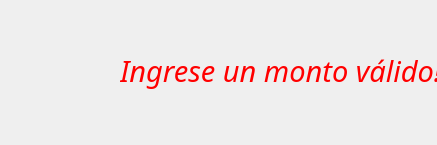
<?xml version="1.0" encoding="UTF-8"?>
<ui version="4.0">
 <class>Dialog</class>
 <widget class="QDialog" name="Dialog">
  <property name="geometry">
   <rect>
    <x>0</x>
    <y>0</y>
    <width>437</width>
    <height>145</height>
   </rect>
  </property>
  <property name="windowTitle">
   <string>Dialog</string>
  </property>
  <widget class="QLabel" name="label">
   <property name="geometry">
    <rect>
     <x>120</x>
     <y>30</y>
     <width>401</width>
     <height>81</height>
    </rect>
   </property>
   <property name="palette">
    <palette>
     <active>
      <colorrole role="WindowText">
       <brush brushstyle="SolidPattern">
        <color alpha="255">
         <red>255</red>
         <green>0</green>
         <blue>0</blue>
        </color>
       </brush>
      </colorrole>
      <colorrole role="Text">
       <brush brushstyle="SolidPattern">
        <color alpha="255">
         <red>255</red>
         <green>0</green>
         <blue>0</blue>
        </color>
       </brush>
      </colorrole>
      <colorrole role="ToolTipText">
       <brush brushstyle="SolidPattern">
        <color alpha="255">
         <red>255</red>
         <green>0</green>
         <blue>0</blue>
        </color>
       </brush>
      </colorrole>
     </active>
     <inactive>
      <colorrole role="WindowText">
       <brush brushstyle="SolidPattern">
        <color alpha="255">
         <red>255</red>
         <green>0</green>
         <blue>0</blue>
        </color>
       </brush>
      </colorrole>
      <colorrole role="Text">
       <brush brushstyle="SolidPattern">
        <color alpha="255">
         <red>255</red>
         <green>0</green>
         <blue>0</blue>
        </color>
       </brush>
      </colorrole>
      <colorrole role="ToolTipText">
       <brush brushstyle="SolidPattern">
        <color alpha="255">
         <red>255</red>
         <green>0</green>
         <blue>0</blue>
        </color>
       </brush>
      </colorrole>
     </inactive>
     <disabled>
      <colorrole role="WindowText">
       <brush brushstyle="SolidPattern">
        <color alpha="255">
         <red>120</red>
         <green>120</green>
         <blue>120</blue>
        </color>
       </brush>
      </colorrole>
      <colorrole role="Text">
       <brush brushstyle="SolidPattern">
        <color alpha="255">
         <red>120</red>
         <green>120</green>
         <blue>120</blue>
        </color>
       </brush>
      </colorrole>
      <colorrole role="ToolTipText">
       <brush brushstyle="SolidPattern">
        <color alpha="255">
         <red>255</red>
         <green>0</green>
         <blue>0</blue>
        </color>
       </brush>
      </colorrole>
     </disabled>
    </palette>
   </property>
   <property name="font">
    <font>
     <family>Gabriola</family>
     <pointsize>22</pointsize>
     <weight>50</weight>
     <italic>true</italic>
     <bold>false</bold>
    </font>
   </property>
   <property name="text">
    <string>Ingrese un monto válido!!!</string>
   </property>
  </widget>
 </widget>
 <resources/>
 <connections/>
</ui>
